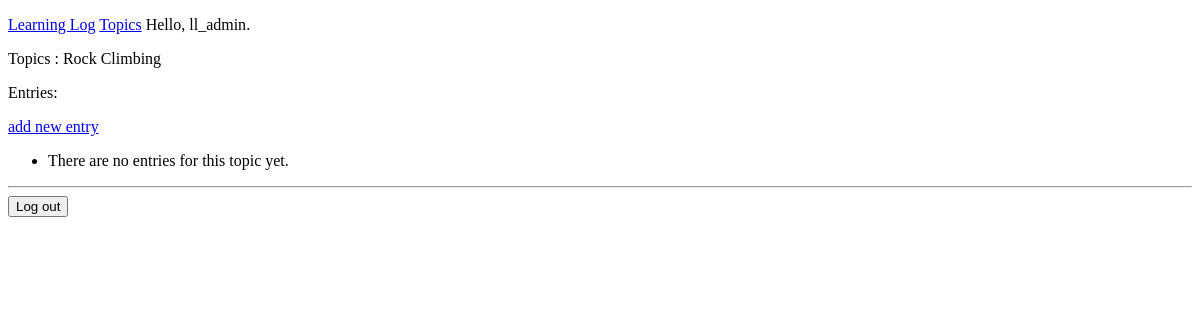
The app's page /topics/2 (signed in), older data.
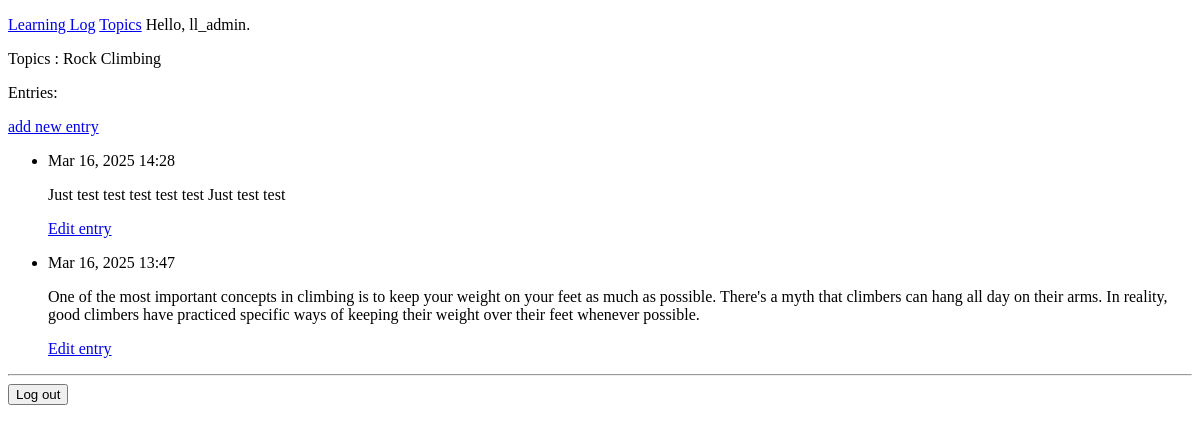
The same page, newer data.
### learning_logs/models.py (models this page shows, shortened)
class Entry(models.Model):
    topic = models.ForeignKey(Topic, on_delete=models.CASCADE)
    text = models.TextField()
    date_added = models.DateTimeField(auto_now_add=True)
    class Meta:
        verbose_name_plural = 'entries'

### learning_logs/views.py (the view)
# urls.py: path('topics/<int:topic_id>', views.topic, name='topic'),
@login_required
def topic(request, topic_id):
    topic = Topic.objects.get(id=topic_id)
    check_topic_owner(topic, request.user)
    entries = topic.entry_set.order_by('-date_added')
    context = {'topic': topic, 'entries': entries}
    return render(request, 'learning_logs/topic.html', context)

### learning_logs/models.py (called while the page is built)
    def __str__(self):
        return self.text

### learning_logs/views.py (called while the page is built)
def check_topic_owner(topic, user):
    if topic.owner != user:
        raise Http404

### learning_logs/templates/learning_logs/topic.html
{% extends "learning_logs/base.html" %}
{% block content %}
<p>Topics : {{ topic }}</p>
<p>Entries:</p>
<p>
    <a href="{% url 'learning_logs:new_entry' topic.id %}">add new entry</a>
</p>
<ul>
  {% for entry in entries %}
    <li>
        <p>{{ entry.date_added|date:'M d, Y H:i' }}</p>
        <p>{{ entry.text|linebreaks }}</p>
        <p>
            <a href="{% url 'learning_logs:edit_entry' entry.id %}">Edit entry</a>
        </p>
    </li>
  {% empty %}
      <li>
        There are no entries for this topic yet.
      </li>
  {% endfor %}
</ul>
{% endblock content %}

Row changes from the older to the newer data that the page shows:
added Entry: date_added "Mar 16, 2025 14:28", text "Just test test test test test Just test test"
added Entry: date_added "Mar 16, 2025 13:47", text "One of the most important concepts in climbing is to keep your weight on your feet as much as possible. There's a myth that climbers can hang all day on their arms. In reality, good climbers have practiced specific ways of keeping their weight over their feet whenever possible."
Text that changed along with them:
text no longer shown: "There are no entries for this topic yet."
